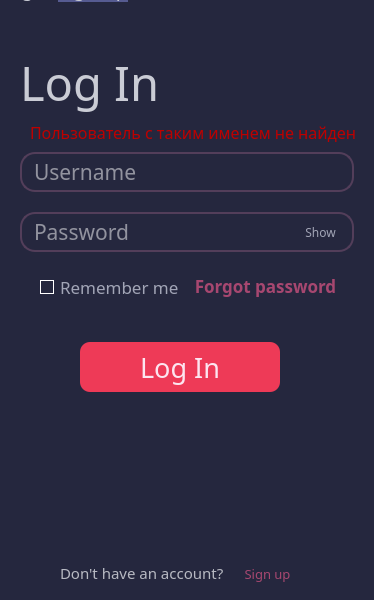
<?xml version="1.0" encoding="UTF-8"?>
<ui version="4.0">
 <class>MainWindow</class>
 <widget class="QMainWindow" name="MainWindow">
  <property name="geometry">
   <rect>
    <x>0</x>
    <y>0</y>
    <width>374</width>
    <height>600</height>
   </rect>
  </property>
  <property name="windowTitle">
   <string>MainWindow</string>
  </property>
  <property name="styleSheet">
   <string notr="true">QMainWindow {
	background-color: #25273e;
}</string>
  </property>
  <widget class="QWidget" name="centralwidget">
   <widget class="QTabWidget" name="tabWidget">
    <property name="geometry">
     <rect>
      <x>0</x>
      <y>-30</y>
      <width>374</width>
      <height>631</height>
     </rect>
    </property>
    <property name="font">
     <font>
      <family>Revard</family>
      <pointsize>14</pointsize>
      <weight>50</weight>
      <bold>false</bold>
     </font>
    </property>
    <property name="styleSheet">
     <string notr="true">QTabWidget::pane {
	border: 1px;
	background-color: #25273e;
}

QTabBar::tab {
	color: rgb(202, 204, 213);
	margin-left: 1px;
	padding-top: 5px;
	min-width: 30ex;
	min_heigth: 20ex;
	background-color: rgb(86, 91, 145);
	left: -1px;
}

QTabBar::tab:selected {
	background-color: #25273e;
}

QTabBar::tab:hover {
	background-color: rgb(61, 65, 103);
}</string>
    </property>
    <property name="currentIndex">
     <number>0</number>
    </property>
    <widget class="QWidget" name="tab">
     <property name="font">
      <font>
       <family>Salwey</family>
       <pointsize>8</pointsize>
      </font>
     </property>
     <property name="styleSheet">
      <string notr="true"/>
     </property>
     <attribute name="title">
      <string>Log In</string>
     </attribute>
     <widget class="QPushButton" name="show_pass_1">
      <property name="geometry">
       <rect>
        <x>300</x>
        <y>220</y>
        <width>41</width>
        <height>21</height>
       </rect>
      </property>
      <property name="font">
       <font>
        <family>Arial Rounded MT Bold</family>
       </font>
      </property>
      <property name="styleSheet">
       <string notr="true">color: #a2a5b6;
background-color: #25273e;
border: 0px</string>
      </property>
      <property name="text">
       <string>Show</string>
      </property>
     </widget>
     <widget class="QLabel" name="label_ques">
      <property name="geometry">
       <rect>
        <x>60</x>
        <y>560</y>
        <width>191</width>
        <height>21</height>
       </rect>
      </property>
      <property name="font">
       <font>
        <family>Arial Rounded MT Bold</family>
        <pointsize>11</pointsize>
       </font>
      </property>
      <property name="styleSheet">
       <string notr="true">color: #b7b9c2</string>
      </property>
      <property name="text">
       <string>Don't have an account?</string>
      </property>
     </widget>
     <widget class="QLineEdit" name="line_username">
      <property name="geometry">
       <rect>
        <x>20</x>
        <y>150</y>
        <width>334</width>
        <height>40</height>
       </rect>
      </property>
      <property name="font">
       <font>
        <family>Arial Rounded MT Bold</family>
        <pointsize>16</pointsize>
       </font>
      </property>
      <property name="styleSheet">
       <string notr="true">QLineEdit {
	padding-left: 10px;
	border: 2px solid #533e5a;
	border-radius: 15px;
	background-color: rgb(37, 39, 62);
	color: rgb(255, 255, 255)
}

QLineEdit::focus, active {
	background-color: rgb(37, 39, 62);
	color: rgb(198, 198, 198)
}

</string>
      </property>
      <property name="inputMask">
       <string/>
      </property>
      <property name="text">
       <string/>
      </property>
      <property name="maxLength">
       <number>28</number>
      </property>
      <property name="frame">
       <bool>true</bool>
      </property>
      <property name="echoMode">
       <enum>QLineEdit::Normal</enum>
      </property>
      <property name="dragEnabled">
       <bool>false</bool>
      </property>
      <property name="placeholderText">
       <string>Username</string>
      </property>
      <property name="clearButtonEnabled">
       <bool>false</bool>
      </property>
     </widget>
     <widget class="QCheckBox" name="checkBox_rememb">
      <property name="geometry">
       <rect>
        <x>40</x>
        <y>270</y>
        <width>140</width>
        <height>30</height>
       </rect>
      </property>
      <property name="font">
       <font>
        <family>Arial Rounded MT Bold</family>
        <pointsize>13</pointsize>
       </font>
      </property>
      <property name="styleSheet">
       <string notr="true">QCheckBox {
	color: #a2a5b6;
}

QCheckBox::indicator:unchecked {
	border: 1px solid white;
	background-color: #25273e
}
</string>
      </property>
      <property name="text">
       <string>Remember me</string>
      </property>
     </widget>
     <widget class="QLineEdit" name="line_password">
      <property name="geometry">
       <rect>
        <x>20</x>
        <y>210</y>
        <width>334</width>
        <height>40</height>
       </rect>
      </property>
      <property name="font">
       <font>
        <family>Arial Rounded MT Bold</family>
        <pointsize>16</pointsize>
       </font>
      </property>
      <property name="styleSheet">
       <string notr="true">QLineEdit {
	padding-left: 10px;
	border: 2px solid #533e5a;
	border-radius: 15px;
	background-color: rgb(37, 39, 62);
	color: rgb(255, 255, 255)
}

QLineEdit::focus, active {
	background-color: rgb(37, 39, 62);
	color: rgb(198, 198, 198)
}</string>
      </property>
      <property name="maxLength">
       <number>28</number>
      </property>
      <property name="echoMode">
       <enum>QLineEdit::Password</enum>
      </property>
      <property name="placeholderText">
       <string>Password</string>
      </property>
     </widget>
     <widget class="QPushButton" name="btn_forgot">
      <property name="geometry">
       <rect>
        <x>190</x>
        <y>268</y>
        <width>151</width>
        <height>31</height>
       </rect>
      </property>
      <property name="font">
       <font>
        <family>VAG World</family>
        <pointsize>13</pointsize>
        <weight>75</weight>
        <italic>false</italic>
        <bold>true</bold>
       </font>
      </property>
      <property name="styleSheet">
       <string notr="true">color: rgb(167, 71, 112);
background-color: #25273e;
border: 0px</string>
      </property>
      <property name="text">
       <string>Forgot password</string>
      </property>
     </widget>
     <widget class="QLabel" name="label_log_in">
      <property name="geometry">
       <rect>
        <x>20</x>
        <y>40</y>
        <width>160</width>
        <height>80</height>
       </rect>
      </property>
      <property name="font">
       <font>
        <family>Arial Rounded MT Bold</family>
        <pointsize>35</pointsize>
        <weight>50</weight>
        <bold>false</bold>
       </font>
      </property>
      <property name="styleSheet">
       <string notr="true">color: rgb(202, 204, 213)</string>
      </property>
      <property name="text">
       <string>Log In</string>
      </property>
     </widget>
     <widget class="QPushButton" name="btn_log_in">
      <property name="geometry">
       <rect>
        <x>80</x>
        <y>340</y>
        <width>200</width>
        <height>50</height>
       </rect>
      </property>
      <property name="font">
       <font>
        <family>Arial Rounded MT Bold</family>
        <pointsize>20</pointsize>
        <weight>50</weight>
        <bold>false</bold>
       </font>
      </property>
      <property name="layoutDirection">
       <enum>Qt::LeftToRight</enum>
      </property>
      <property name="styleSheet">
       <string notr="true">border-radius: 10px;
text-align: center;
color: rgb(252, 229, 240);
background-color: rgb(238, 58, 87)</string>
      </property>
      <property name="inputMethodHints">
       <set>Qt::ImhNone</set>
      </property>
      <property name="text">
       <string>Log In</string>
      </property>
      <property name="autoDefault">
       <bool>false</bool>
      </property>
      <property name="default">
       <bool>false</bool>
      </property>
     </widget>
     <widget class="QPushButton" name="btn_ques_sign_up">
      <property name="geometry">
       <rect>
        <x>230</x>
        <y>560</y>
        <width>75</width>
        <height>23</height>
       </rect>
      </property>
      <property name="font">
       <font>
        <family>Arial Rounded MT Bold</family>
        <pointsize>10</pointsize>
       </font>
      </property>
      <property name="styleSheet">
       <string notr="true">color: rgb(167, 71, 112);
background-color: #25273e;
border: 0px</string>
      </property>
      <property name="text">
       <string>Sign up</string>
      </property>
     </widget>
     <widget class="QLabel" name="label">
      <property name="geometry">
       <rect>
        <x>30</x>
        <y>120</y>
        <width>331</width>
        <height>20</height>
       </rect>
      </property>
      <property name="font">
       <font>
        <family>Dubai Medium</family>
        <pointsize>12</pointsize>
        <weight>50</weight>
        <bold>false</bold>
       </font>
      </property>
      <property name="styleSheet">
       <string notr="true">color: rgb(189, 0, 0)</string>
      </property>
      <property name="text">
       <string>Пользователь с таким именем не найден</string>
      </property>
     </widget>
     <zorder>line_username</zorder>
     <zorder>checkBox_rememb</zorder>
     <zorder>line_password</zorder>
     <zorder>btn_forgot</zorder>
     <zorder>label_log_in</zorder>
     <zorder>btn_log_in</zorder>
     <zorder>btn_ques_sign_up</zorder>
     <zorder>label_ques</zorder>
     <zorder>show_pass_1</zorder>
     <zorder>label</zorder>
    </widget>
    <widget class="QWidget" name="tab_2">
     <attribute name="title">
      <string>Sign Up</string>
     </attribute>
     <widget class="QLineEdit" name="line_email">
      <property name="geometry">
       <rect>
        <x>20</x>
        <y>190</y>
        <width>334</width>
        <height>40</height>
       </rect>
      </property>
      <property name="font">
       <font>
        <family>Arial Rounded MT Bold</family>
        <pointsize>16</pointsize>
       </font>
      </property>
      <property name="styleSheet">
       <string notr="true">QLineEdit {
	padding-left: 10px;
	border: 2px solid #533e5a;
	border-radius: 15px;
	background-color: rgb(37, 39, 62);
	color: rgb(255, 255, 255)
}

QLineEdit::focus, active {
	background-color: rgb(37, 39, 62);
	color: rgb(198, 198, 198)
}

</string>
      </property>
      <property name="inputMask">
       <string/>
      </property>
      <property name="text">
       <string/>
      </property>
      <property name="maxLength">
       <number>28</number>
      </property>
      <property name="frame">
       <bool>true</bool>
      </property>
      <property name="echoMode">
       <enum>QLineEdit::Normal</enum>
      </property>
      <property name="dragEnabled">
       <bool>false</bool>
      </property>
      <property name="placeholderText">
       <string>Email</string>
      </property>
      <property name="clearButtonEnabled">
       <bool>false</bool>
      </property>
     </widget>
     <widget class="QLineEdit" name="line_username_2">
      <property name="geometry">
       <rect>
        <x>20</x>
        <y>140</y>
        <width>161</width>
        <height>40</height>
       </rect>
      </property>
      <property name="font">
       <font>
        <family>Arial Rounded MT Bold</family>
        <pointsize>16</pointsize>
       </font>
      </property>
      <property name="styleSheet">
       <string notr="true">QLineEdit {
	padding-left: 10px;
	border: 2px solid #533e5a;
	border-radius: 15px;
	background-color: rgb(37, 39, 62);
	color: rgb(255, 255, 255)
}

QLineEdit::focus, active {
	background-color: rgb(37, 39, 62);
	color: rgb(198, 198, 198)
}

</string>
      </property>
      <property name="inputMask">
       <string/>
      </property>
      <property name="text">
       <string/>
      </property>
      <property name="maxLength">
       <number>28</number>
      </property>
      <property name="frame">
       <bool>true</bool>
      </property>
      <property name="echoMode">
       <enum>QLineEdit::Normal</enum>
      </property>
      <property name="dragEnabled">
       <bool>false</bool>
      </property>
      <property name="placeholderText">
       <string>Username</string>
      </property>
      <property name="clearButtonEnabled">
       <bool>false</bool>
      </property>
     </widget>
     <widget class="QLineEdit" name="line_password_2">
      <property name="geometry">
       <rect>
        <x>20</x>
        <y>240</y>
        <width>334</width>
        <height>40</height>
       </rect>
      </property>
      <property name="font">
       <font>
        <family>Arial Rounded MT Bold</family>
        <pointsize>16</pointsize>
       </font>
      </property>
      <property name="styleSheet">
       <string notr="true">QLineEdit {
	padding-left: 10px;
	border: 2px solid #533e5a;
	border-radius: 15px;
	background-color: rgb(37, 39, 62);
	color: rgb(255, 255, 255)
}

QLineEdit::focus, active {
	background-color: rgb(37, 39, 62);
	color: rgb(198, 198, 198)
}</string>
      </property>
      <property name="maxLength">
       <number>28</number>
      </property>
      <property name="echoMode">
       <enum>QLineEdit::Password</enum>
      </property>
      <property name="placeholderText">
       <string>Password</string>
      </property>
     </widget>
     <widget class="QCheckBox" name="checkBox_agree">
      <property name="geometry">
       <rect>
        <x>40</x>
        <y>340</y>
        <width>301</width>
        <height>30</height>
       </rect>
      </property>
      <property name="font">
       <font>
        <family>Arial Rounded MT Bold</family>
        <pointsize>12</pointsize>
       </font>
      </property>
      <property name="styleSheet">
       <string notr="true">QCheckBox {
	color: #a2a5b6;
}

QCheckBox::indicator:unchecked {
	border: 1px solid white;
	background-color: #25273e
}
</string>
      </property>
      <property name="text">
       <string>I agree with privacy and policy</string>
      </property>
     </widget>
     <widget class="QPushButton" name="btn_show_conf_pas">
      <property name="geometry">
       <rect>
        <x>300</x>
        <y>300</y>
        <width>41</width>
        <height>21</height>
       </rect>
      </property>
      <property name="font">
       <font>
        <family>Arial Rounded MT Bold</family>
        <pointsize>8</pointsize>
       </font>
      </property>
      <property name="styleSheet">
       <string notr="true">color: #a2a5b6;
background-color: #25273e;
border: 0px</string>
      </property>
      <property name="text">
       <string>Show</string>
      </property>
     </widget>
     <widget class="QLineEdit" name="line_phone">
      <property name="geometry">
       <rect>
        <x>190</x>
        <y>140</y>
        <width>161</width>
        <height>40</height>
       </rect>
      </property>
      <property name="font">
       <font>
        <family>Arial Rounded MT Bold</family>
        <pointsize>16</pointsize>
       </font>
      </property>
      <property name="styleSheet">
       <string notr="true">QLineEdit {
	padding-left: 10px;
	border: 2px solid #533e5a;
	border-radius: 15px;
	background-color: rgb(37, 39, 62);
	color: rgb(255, 255, 255)
}

QLineEdit::focus, active {
	background-color: rgb(37, 39, 62);
	color: rgb(198, 198, 198)
}

</string>
      </property>
      <property name="inputMask">
       <string/>
      </property>
      <property name="text">
       <string/>
      </property>
      <property name="maxLength">
       <number>28</number>
      </property>
      <property name="frame">
       <bool>true</bool>
      </property>
      <property name="echoMode">
       <enum>QLineEdit::Normal</enum>
      </property>
      <property name="dragEnabled">
       <bool>false</bool>
      </property>
      <property name="placeholderText">
       <string>Phone</string>
      </property>
      <property name="clearButtonEnabled">
       <bool>false</bool>
      </property>
     </widget>
     <widget class="QPushButton" name="btn_sigh_up">
      <property name="geometry">
       <rect>
        <x>85</x>
        <y>400</y>
        <width>200</width>
        <height>50</height>
       </rect>
      </property>
      <property name="font">
       <font>
        <family>Arial Rounded MT Bold</family>
        <pointsize>20</pointsize>
        <weight>50</weight>
        <bold>false</bold>
       </font>
      </property>
      <property name="layoutDirection">
       <enum>Qt::LeftToRight</enum>
      </property>
      <property name="styleSheet">
       <string notr="true">border-radius: 10px;
text-align: center;
color: rgb(252, 229, 240);
background-color: rgb(238, 58, 87)</string>
      </property>
      <property name="inputMethodHints">
       <set>Qt::ImhNone</set>
      </property>
      <property name="text">
       <string>Sign Up</string>
      </property>
      <property name="autoDefault">
       <bool>false</bool>
      </property>
      <property name="default">
       <bool>false</bool>
      </property>
     </widget>
     <widget class="QPushButton" name="btn_show_pas">
      <property name="geometry">
       <rect>
        <x>300</x>
        <y>250</y>
        <width>41</width>
        <height>21</height>
       </rect>
      </property>
      <property name="font">
       <font>
        <family>Arial Rounded MT Bold</family>
       </font>
      </property>
      <property name="styleSheet">
       <string notr="true">color: #a2a5b6;
background-color: #25273e;
border: 0px</string>
      </property>
      <property name="text">
       <string>Show</string>
      </property>
     </widget>
     <widget class="QLabel" name="label_sign_up">
      <property name="geometry">
       <rect>
        <x>20</x>
        <y>40</y>
        <width>181</width>
        <height>80</height>
       </rect>
      </property>
      <property name="font">
       <font>
        <family>Arial Rounded MT Bold</family>
        <pointsize>35</pointsize>
        <weight>50</weight>
        <bold>false</bold>
       </font>
      </property>
      <property name="styleSheet">
       <string notr="true">color: rgb(202, 204, 213)</string>
      </property>
      <property name="text">
       <string>Sign Up</string>
      </property>
     </widget>
     <widget class="QLabel" name="label_ques_2">
      <property name="geometry">
       <rect>
        <x>60</x>
        <y>560</y>
        <width>191</width>
        <height>21</height>
       </rect>
      </property>
      <property name="font">
       <font>
        <family>Arial Rounded MT Bold</family>
        <pointsize>11</pointsize>
       </font>
      </property>
      <property name="styleSheet">
       <string notr="true">color: #b7b9c2</string>
      </property>
      <property name="text">
       <string>Already have an account?</string>
      </property>
     </widget>
     <widget class="QLineEdit" name="line_confirm_password">
      <property name="geometry">
       <rect>
        <x>20</x>
        <y>290</y>
        <width>334</width>
        <height>40</height>
       </rect>
      </property>
      <property name="font">
       <font>
        <family>Arial Rounded MT Bold</family>
        <pointsize>16</pointsize>
       </font>
      </property>
      <property name="styleSheet">
       <string notr="true">QLineEdit {
	padding-left: 10px;
	border: 2px solid #533e5a;
	border-radius: 15px;
	background-color: rgb(37, 39, 62);
	color: rgb(255, 255, 255)
}

QLineEdit::focus, active {
	background-color: rgb(37, 39, 62);
	color: rgb(198, 198, 198)
}</string>
      </property>
      <property name="maxLength">
       <number>28</number>
      </property>
      <property name="echoMode">
       <enum>QLineEdit::Password</enum>
      </property>
      <property name="placeholderText">
       <string>Confirm Password</string>
      </property>
     </widget>
     <widget class="QPushButton" name="btn_ques_sign_in">
      <property name="geometry">
       <rect>
        <x>240</x>
        <y>560</y>
        <width>75</width>
        <height>23</height>
       </rect>
      </property>
      <property name="font">
       <font>
        <family>Arial Rounded MT Bold</family>
        <pointsize>10</pointsize>
       </font>
      </property>
      <property name="styleSheet">
       <string notr="true">color: rgb(167, 71, 112);
background-color: #25273e;
border: 0px</string>
      </property>
      <property name="text">
       <string>Sign in</string>
      </property>
     </widget>
     <zorder>line_email</zorder>
     <zorder>line_username_2</zorder>
     <zorder>line_password_2</zorder>
     <zorder>checkBox_agree</zorder>
     <zorder>line_phone</zorder>
     <zorder>btn_sigh_up</zorder>
     <zorder>label_sign_up</zorder>
     <zorder>line_confirm_password</zorder>
     <zorder>btn_ques_sign_in</zorder>
     <zorder>label_ques_2</zorder>
     <zorder>btn_show_pas</zorder>
     <zorder>btn_show_conf_pas</zorder>
    </widget>
   </widget>
  </widget>
 </widget>
 <resources/>
 <connections/>
</ui>
